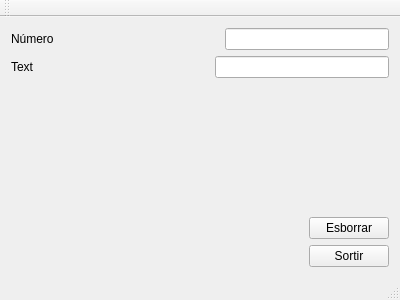
<?xml version="1.0" encoding="UTF-8"?>
<ui version="4.0">
 <class>numerotext</class>
 <widget class="QMainWindow" name="numerotext">
  <property name="geometry">
   <rect>
    <x>0</x>
    <y>0</y>
    <width>400</width>
    <height>300</height>
   </rect>
  </property>
  <property name="windowTitle">
   <string>numerotext</string>
  </property>
  <widget class="QWidget" name="centralWidget">
   <layout class="QGridLayout" name="gridLayout">
    <item row="0" column="0">
     <layout class="QVBoxLayout" name="verticalLayout_2">
      <item>
       <layout class="QHBoxLayout" name="horizontalLayout_2">
        <item>
         <widget class="QLabel" name="label">
          <property name="text">
           <string>Número</string>
          </property>
         </widget>
        </item>
        <item>
         <spacer name="horizontalSpacer_3">
          <property name="orientation">
           <enum>Qt::Horizontal</enum>
          </property>
          <property name="sizeHint" stdset="0">
           <size>
            <width>30</width>
            <height>20</height>
           </size>
          </property>
         </spacer>
        </item>
        <item>
         <widget class="QLineEdit" name="lineEdit_numero">
          <property name="enabled">
           <bool>true</bool>
          </property>
          <property name="styleSheet">
           <string notr="true">color: rgb(239, 41, 41);</string>
          </property>
          <property name="inputMask">
           <string>0000000000</string>
          </property>
          <property name="text">
           <string/>
          </property>
          <property name="maxLength">
           <number>10</number>
          </property>
         </widget>
        </item>
       </layout>
      </item>
      <item>
       <layout class="QHBoxLayout" name="horizontalLayout_3">
        <item>
         <widget class="QLabel" name="label_2">
          <property name="text">
           <string>Text</string>
          </property>
         </widget>
        </item>
        <item>
         <spacer name="horizontalSpacer_2">
          <property name="orientation">
           <enum>Qt::Horizontal</enum>
          </property>
          <property name="sizeHint" stdset="0">
           <size>
            <width>40</width>
            <height>20</height>
           </size>
          </property>
         </spacer>
        </item>
        <item>
         <widget class="QLineEdit" name="lineEdit_text">
          <property name="enabled">
           <bool>true</bool>
          </property>
          <property name="styleSheet">
           <string notr="true">color: rgb(114, 159, 207);</string>
          </property>
          <property name="inputMask">
           <string>aaaaaaaaaa</string>
          </property>
          <property name="maxLength">
           <number>10</number>
          </property>
         </widget>
        </item>
       </layout>
      </item>
     </layout>
    </item>
    <item row="1" column="0">
     <spacer name="verticalSpacer">
      <property name="orientation">
       <enum>Qt::Vertical</enum>
      </property>
      <property name="sizeHint" stdset="0">
       <size>
        <width>20</width>
        <height>73</height>
       </size>
      </property>
     </spacer>
    </item>
    <item row="2" column="0">
     <layout class="QHBoxLayout" name="horizontalLayout">
      <item>
       <spacer name="horizontalSpacer">
        <property name="orientation">
         <enum>Qt::Horizontal</enum>
        </property>
        <property name="sizeHint" stdset="0">
         <size>
          <width>228</width>
          <height>20</height>
         </size>
        </property>
       </spacer>
      </item>
      <item>
       <layout class="QVBoxLayout" name="verticalLayout">
        <item>
         <widget class="QPushButton" name="pushButton">
          <property name="text">
           <string>Esborrar</string>
          </property>
         </widget>
        </item>
        <item>
         <widget class="QPushButton" name="pushButton_2">
          <property name="text">
           <string>Sortir</string>
          </property>
         </widget>
        </item>
       </layout>
      </item>
     </layout>
    </item>
   </layout>
  </widget>
  <widget class="QToolBar" name="mainToolBar">
   <attribute name="toolBarArea">
    <enum>TopToolBarArea</enum>
   </attribute>
   <attribute name="toolBarBreak">
    <bool>false</bool>
   </attribute>
  </widget>
  <widget class="QStatusBar" name="statusBar"/>
 </widget>
 <layoutdefault spacing="6" margin="11"/>
 <resources/>
 <connections>
  <connection>
   <sender>pushButton</sender>
   <signal>clicked()</signal>
   <receiver>lineEdit_text</receiver>
   <slot>clear()</slot>
   <hints>
    <hint type="sourcelabel">
     <x>347</x>
     <y>204</y>
    </hint>
    <hint type="destinationlabel">
     <x>307</x>
     <y>79</y>
    </hint>
   </hints>
  </connection>
  <connection>
   <sender>pushButton</sender>
   <signal>clicked()</signal>
   <receiver>lineEdit_numero</receiver>
   <slot>clear()</slot>
   <hints>
    <hint type="sourcelabel">
     <x>369</x>
     <y>206</y>
    </hint>
    <hint type="destinationlabel">
     <x>349</x>
     <y>25</y>
    </hint>
   </hints>
  </connection>
  <connection>
   <sender>pushButton_2</sender>
   <signal>clicked()</signal>
   <receiver>numerotext</receiver>
   <slot>close()</slot>
   <hints>
    <hint type="sourcelabel">
     <x>328</x>
     <y>257</y>
    </hint>
    <hint type="destinationlabel">
     <x>182</x>
     <y>252</y>
    </hint>
   </hints>
  </connection>
 </connections>
</ui>
